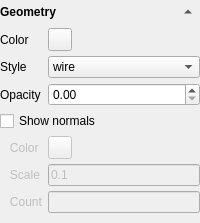
        <widget class="QWidget" name="widget_geometry" native="true">
         <layout class="QGridLayout" name="gridLayout_2">
          <property name="leftMargin">
           <number>0</number>
          </property>
          <property name="topMargin">
           <number>0</number>
          </property>
          <property name="rightMargin">
           <number>0</number>
          </property>
          <property name="bottomMargin">
           <number>5</number>
          </property>
          <property name="spacing">
           <number>5</number>
          </property>
          <item row="0" column="1">
           <widget class="QToolButton" name="toolButton_geometry_toggle">
            <property name="text">
             <string>...</string>
            </property>
            <property name="autoRaise">
             <bool>true</bool>
            </property>
            <property name="arrowType">
             <enum>Qt::UpArrow</enum>
            </property>
           </widget>
          </item>
          <item row="1" column="0" colspan="2">
           <widget class="QWidget" name="widget_geometry_opts" native="true">
            <layout class="QGridLayout" name="gridLayout_5">
             <property name="leftMargin">
              <number>0</number>
             </property>
             <property name="topMargin">
              <number>0</number>
             </property>
             <property name="rightMargin">
              <number>0</number>
             </property>
             <property name="bottomMargin">
              <number>5</number>
             </property>
             <property name="spacing">
              <number>5</number>
             </property>
             <item row="7" column="0">
              <widget class="QLabel" name="label_normal_count">
               <property name="enabled">
                <bool>false</bool>
               </property>
               <property name="layoutDirection">
                <enum>Qt::LeftToRight</enum>
               </property>
               <property name="text">
                <string>   Count</string>
               </property>
               <property name="alignment">
                <set>Qt::AlignLeading|Qt::AlignLeft|Qt::AlignVCenter</set>
               </property>
              </widget>
             </item>
             <item row="0" column="0">
              <widget class="QLabel" name="label_5">
               <property name="text">
                <string>Color</string>
               </property>
              </widget>
             </item>
             <item row="3" column="0" colspan="2">
              <widget class="QCheckBox" name="checkBox_geometry_normals">
               <property name="text">
                <string>Show normals</string>
               </property>
              </widget>
             </item>
             <item row="0" column="1">
              <widget class="QToolButton" name="toolButton_geometry_color">
               <property name="text">
                <string/>
               </property>
              </widget>
             </item>
             <item row="2" column="1">
              <widget class="QDoubleSpinBox" name="doubleSpinBox_geometry_opacity">
               <property name="maximum">
                <double>1.000000000000000</double>
               </property>
               <property name="singleStep">
                <double>0.100000000000000</double>
               </property>
              </widget>
             </item>
             <item row="5" column="1">
              <widget class="QLineEdit" name="lineedit_normal_scale">
               <property name="enabled">
                <bool>false</bool>
               </property>
               <property name="text">
                <string>0.1</string>
               </property>
              </widget>
             </item>
             <item row="2" column="0">
              <widget class="QLabel" name="label_6">
               <property name="text">
                <string>Opacity</string>
               </property>
              </widget>
             </item>
             <item row="1" column="1">
              <widget class="QComboBox" name="comboBox_geometry_style">
               <item>
                <property name="text">
                 <string>wire</string>
                </property>
               </item>
               <item>
                <property name="text">
                 <string>solid</string>
                </property>
               </item>
               <item>
                <property name="text">
                 <string>edges</string>
                </property>
               </item>
               <item>
                <property name="text">
                 <string>points</string>
                </property>
               </item>
              </widget>
             </item>
             <item row="7" column="1">
              <widget class="QLineEdit" name="lineedit_normal_count">
               <property name="enabled">
                <bool>false</bool>
               </property>
              </widget>
             </item>
             <item row="1" column="0">
              <widget class="QLabel" name="label_4">
               <property name="text">
                <string>Style</string>
               </property>
              </widget>
             </item>
             <item row="5" column="0">
              <widget class="QLabel" name="label_normal_scale">
               <property name="enabled">
                <bool>false</bool>
               </property>
               <property name="text">
                <string>   Scale</string>
               </property>
               <property name="alignment">
                <set>Qt::AlignLeading|Qt::AlignLeft|Qt::AlignVCenter</set>
               </property>
              </widget>
             </item>
             <item row="4" column="0">
              <widget class="QLabel" name="label_normal_color">
               <property name="enabled">
                <bool>false</bool>
               </property>
               <property name="text">
                <string>   Color</string>
               </property>
               <property name="alignment">
                <set>Qt::AlignLeading|Qt::AlignLeft|Qt::AlignVCenter</set>
               </property>
               <property name="margin">
                <number>0</number>
               </property>
              </widget>
             </item>
             <item row="4" column="1">
              <widget class="QToolButton" name="toolButton_normal_color">
               <property name="enabled">
                <bool>false</bool>
               </property>
               <property name="text">
                <string/>
               </property>
              </widget>
             </item>
            </layout>
           </widget>
          </item>
          <item row="0" column="0">
           <widget class="QLabel" name="label_geometry">
            <property name="font">
             <font>
              <weight>75</weight>
              <bold>true</bold>
             </font>
            </property>
            <property name="text">
             <string>Geometry</string>
            </property>
           </widget>
          </item>
         </layout>
        </widget>
